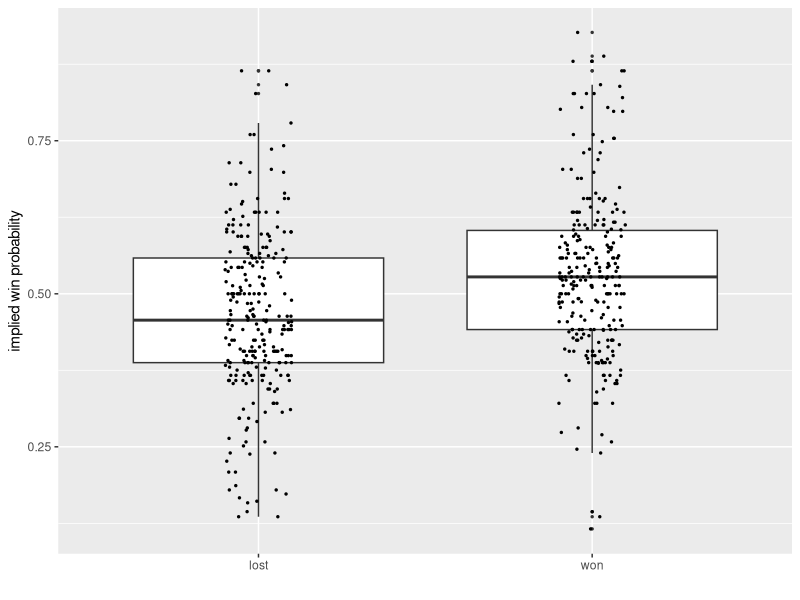
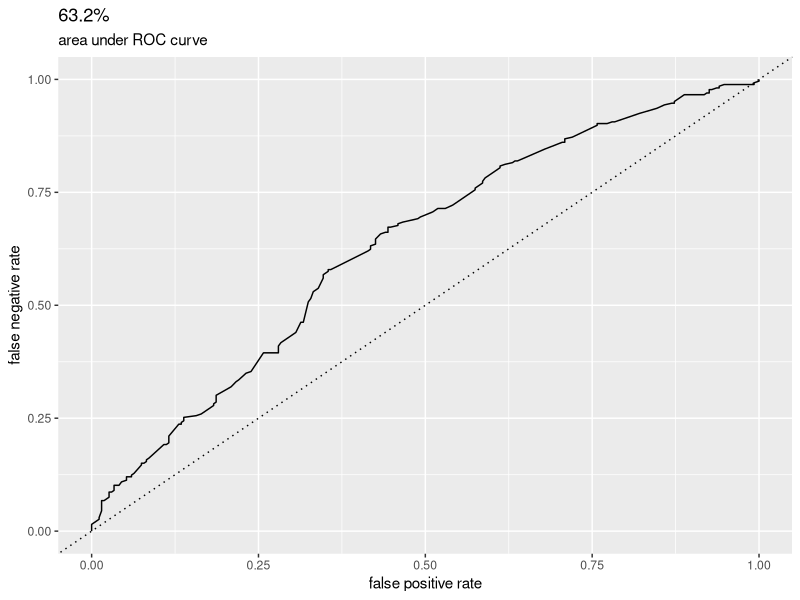

The R source for these figures, in order:
## ---- chunk 1
library(ROCR)
library(tidyverse)
## ---- chunk 2
odds <- read_csv("odds.csv", col_types = "cicdcd")
odds %>% arrange(basho, day)
## ---- chunk 3
odds %>% count(basho, day)
## ---- chunk 4
results <- read_csv("results.csv", col_types = "cicicic")
results %>% count(basho, day)
## ---- chunk 5
odds_and_results <- merge(
	rbind(
		odds,
		odds %>% rename(
			rikishi1 = rikishi2, odds1 = odds2,
			rikishi2 = rikishi1, odds2 = odds1
		)
	) %>% mutate(win1_prob = odds2 / (odds1 + odds2)),
	results %>% filter(kimarite != "fusen")
)
odds_and_results
## ---- chunk 6
ggplot(odds_and_results, aes(factor(win1, labels = c("lost", "won")), win1_prob)) + 
	geom_boxplot(outlier.size = .5) + 
	geom_jitter(size = .5, width = .1) + 
	labs(x = "", y = "implied win probability")
## ---- chunk 7
pred <- prediction(
	predictions = odds_and_results$win1_prob,
	labels = odds_and_results$win1
)
perf <- performance(pred, measure = "tpr", x.measure = "fpr")
ggplot(data.frame(x = perf@x.values[[1]], y = perf@y.values[[1]]), aes(x, y)) + 
	geom_line() + 
	labs(
		title = sprintf("%.1f%%", unlist(performance(pred, "auc")@y.values) * 100),
		subtitle = "area under ROC curve",
		x = "false positive rate",
		y = "false negative rate"
	) + 
	geom_abline(intercept = 0, slope = 1, linetype = "dotted")
